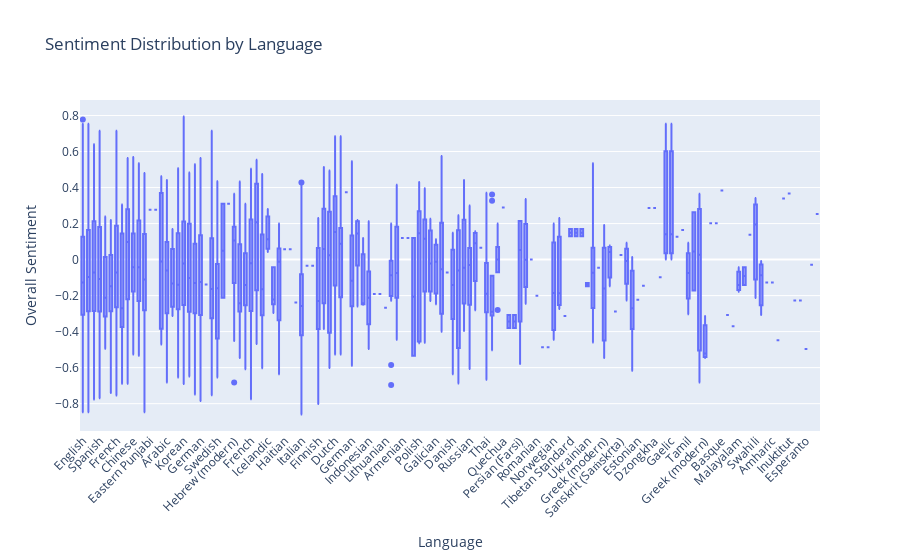

Notebook code for this chart:
### Markdown cell above
#### **Sentiment vs. Rating for Languages**

### Code cell
# Usage examples:
sentiment_utils.plot_sentiment_distribution(
    films_exploded_languages, 
    category_column='language', 
    sentiment_column='overall_sentiment', 
    title='Sentiment Distribution by Language',
    xaxis_title='Language', 
    yaxis_title='Overall Sentiment'
)

### Figure 1 — Plotly figure (JSON) as saved in the notebook; plotly's stock layout.template omitted (floating-point values rounded to 4 significant figures; data arrays with more than 128 entries replaced by an {"elided": "..."} marker saying what was removed)
{"data": [{"alignmentgroup": "True", "hovertemplate": "Language=%{x}<br>Overall Sentiment=%{y}<extra></extra>", "legendgroup": "", "marker": {"color": "#636efa"}, "name": "", "notched": false, "offsetgroup": "", "orientation": "v", "showlegend": false, "type": "box", "x": {"elided": "6524 str values"}, "x0": " ", "xaxis": "x", "y": {"elided": "6524 float values"}, "y0": " ", "yaxis": "y"}], "layout": {"boxmode": "group", "legend": {"tracegroupgap": 0}, "title": {"text": "Sentiment Distribution by Language"}, "xaxis": {"anchor": "y", "domain": [0, 1], "tickangle": -45, "title": {"text": "Language"}}, "yaxis": {"anchor": "x", "domain": [0, 1], "title": {"text": "Overall Sentiment"}}}}
